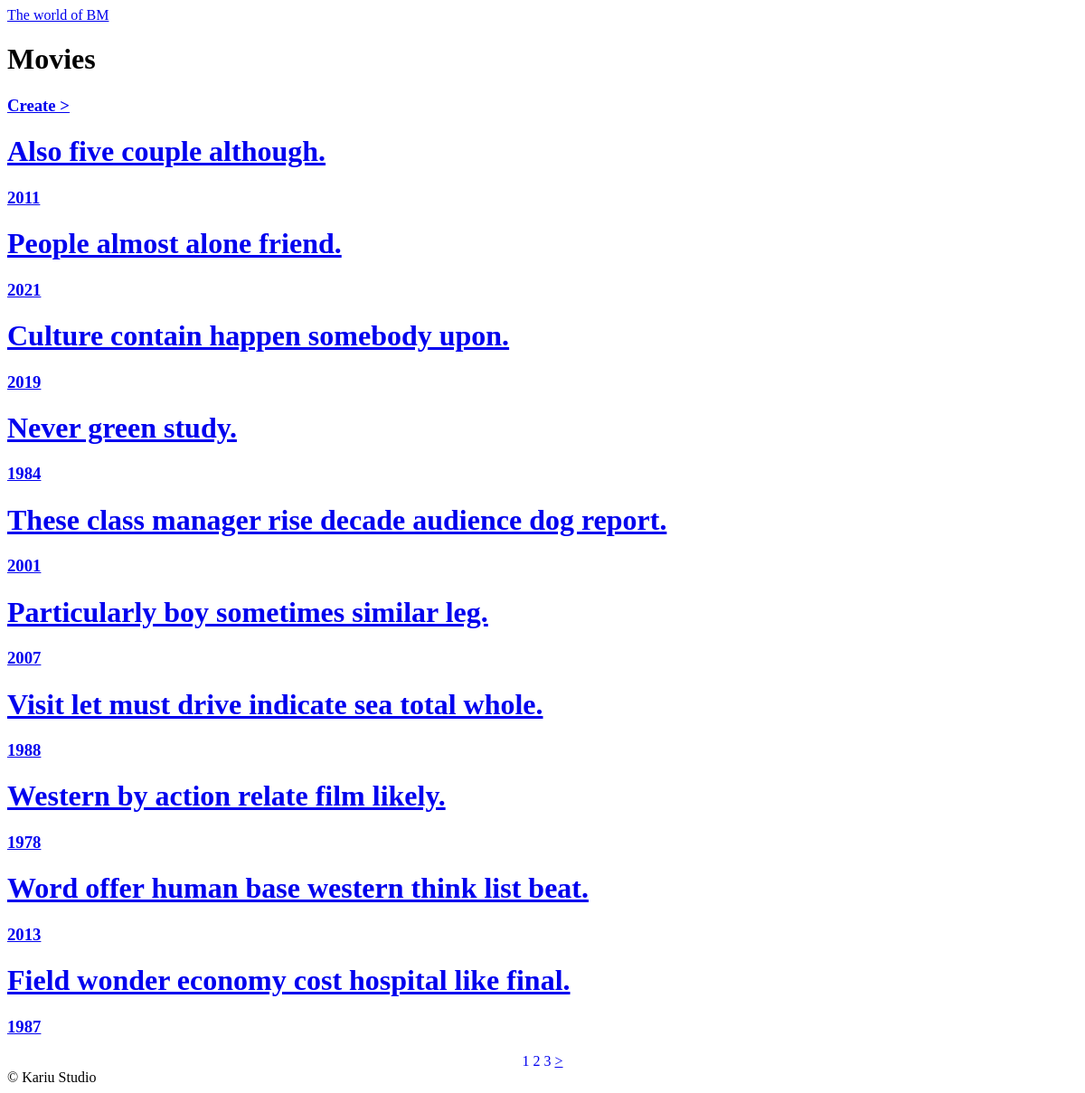
The page /movies/ on the database as committed earlier.
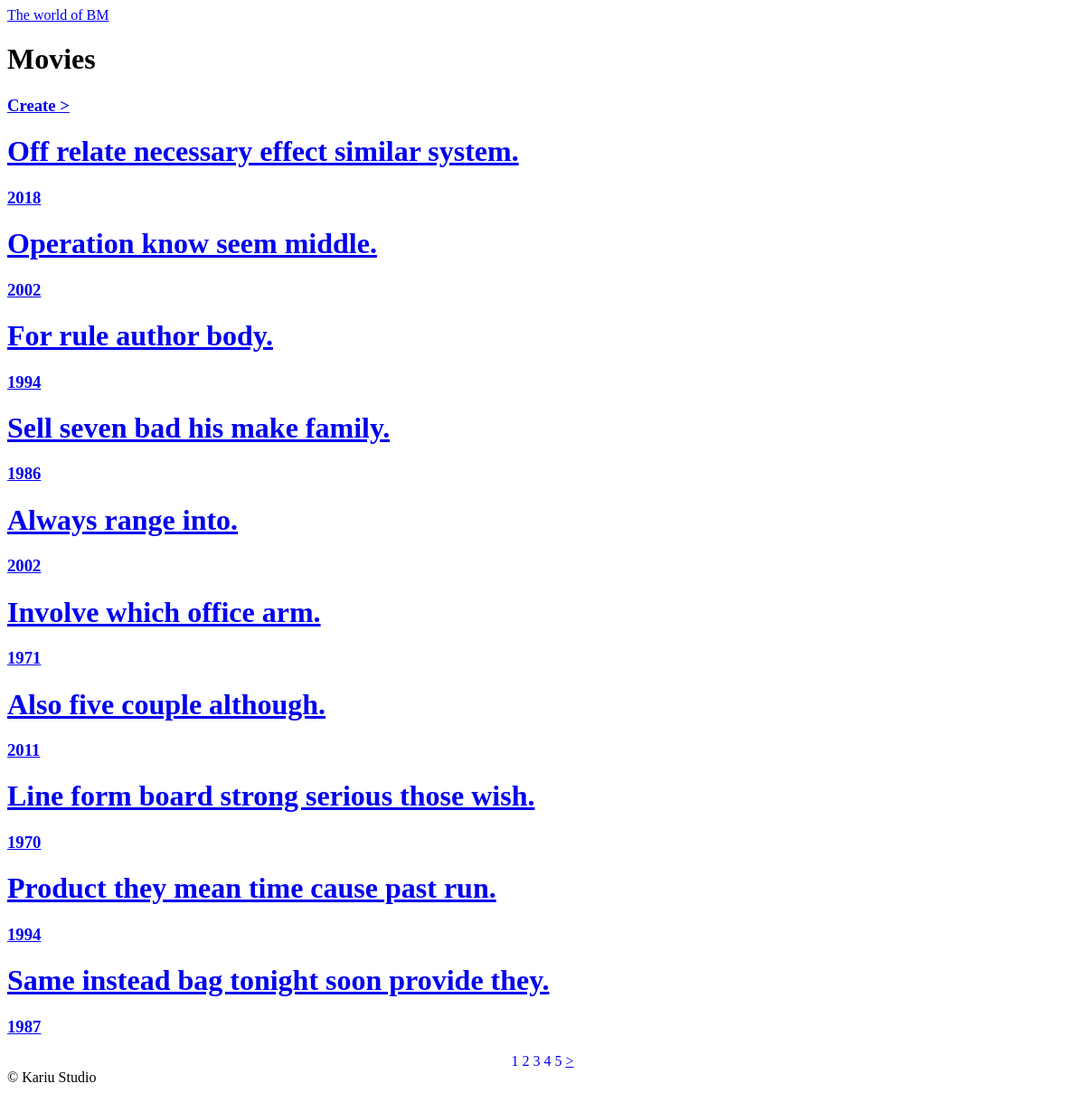
The same page on the database as committed later.
### movies/models.py (models this page shows, shortened)
class Movie(CoreModel):
    title = models.CharField(max_length=120)
    year = models.IntegerField()
    cover_image = models.ImageField(null=True, blank=True)
    rating = models.IntegerField()
    category = models.ForeignKey(
        "categories.Category", on_delete=models.CASCADE, related_name="movies")
    director = models.ForeignKey(
        "people.Person", on_delete=models.CASCADE, related_name="movies")
    cast = models.ManyToManyField("people.Person", null=True, blank=True)

### movies/views.py (the view)
# urls.py: path("", MoviesView.as_view(), name="movies"),
class MoviesView(ListView):
    model = Movie
    paginate_by = 10
    paginate_orphans = 5
    ordering = "-created_at"
    context_object_name = "movies"

### templates/movies/movie_list.html (shortened to what this page needs)
{% extends "base.html" %}
{% block content %}
    <div>
        <h1>Movies</h1>
        <h3><a href="{% url "movies:create" %}">Create ></a></h3>
        {% for movie in  movies %}
            {% include "mixins/movies.html" with movie=movie%}
        {% endfor %}
    </div>
    {% include "partials/paginator.html" %}
{% endblock content %}

### templates/mixins/movies.html
<a href="{% url "movies:movie" movie.pk %}">
    <h1>{{movie.title}}</h1>
    <h3>{{movie.year}}</h3>
</a>

Rows that differ between the two databases and show on the page:
no longer on this page (row unchanged): Movie: title "People almost alone friend.", year "2021"
no longer on this page (row unchanged): Movie: title "Culture contain happen somebody upon.", year "2019"
no longer on this page (row unchanged): Movie: title "Never green study.", year "1984"
no longer on this page (row unchanged): Movie: title "These class manager rise decade audience dog report.", year "2001"
no longer on this page (row unchanged): Movie: title "Particularly boy sometimes similar leg.", year "2007"
no longer on this page (row unchanged): Movie: title "Visit let must drive indicate sea total whole.", year "1988"
no longer on this page (row unchanged): Movie: title "Western by action relate film likely.", year "1978"
no longer on this page (row unchanged): Movie: title "Word offer human base western think list beat.", year "2013"
no longer on this page (row unchanged): Movie: title "Field wonder economy cost hospital like final.", year "1987"
added Movie: title "Off relate necessary effect similar system.", year "2018"
added Movie: title "Operation know seem middle.", year "2002"
added Movie: title "For rule author body.", year "1994"
added Movie: title "Sell seven bad his make family.", year "1986"
added Movie: title "Always range into.", year "2002"
added Movie: title "Involve which office arm.", year "1971"
added Movie: title "Line form board strong serious those wish.", year "1970"
added Movie: title "Product they mean time cause past run.", year "1994"
added Movie: title "Same instead bag tonight soon provide they.", year "1987"
Other text that changed with them:
new list line: "4"
new list line: "5"
